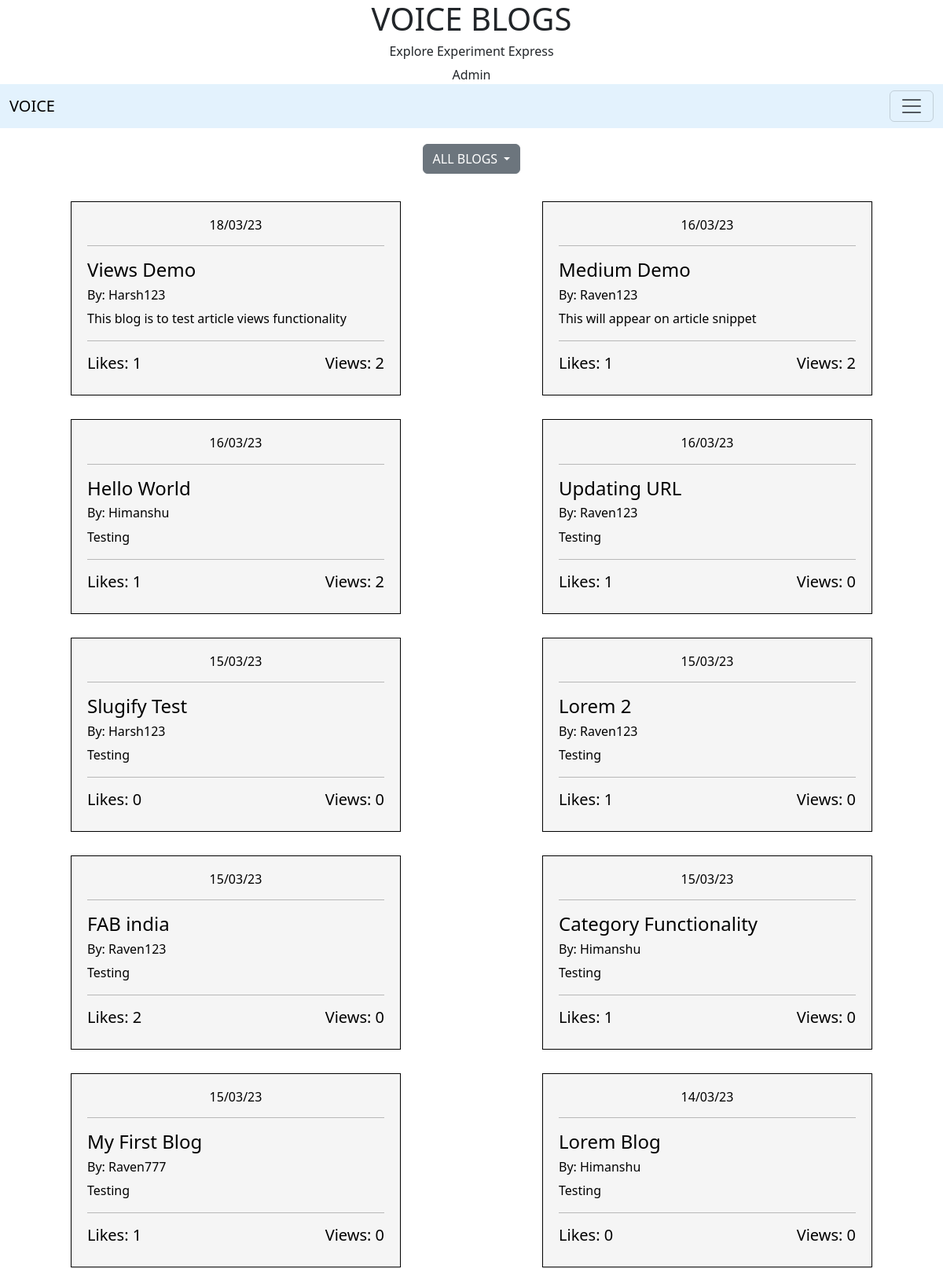
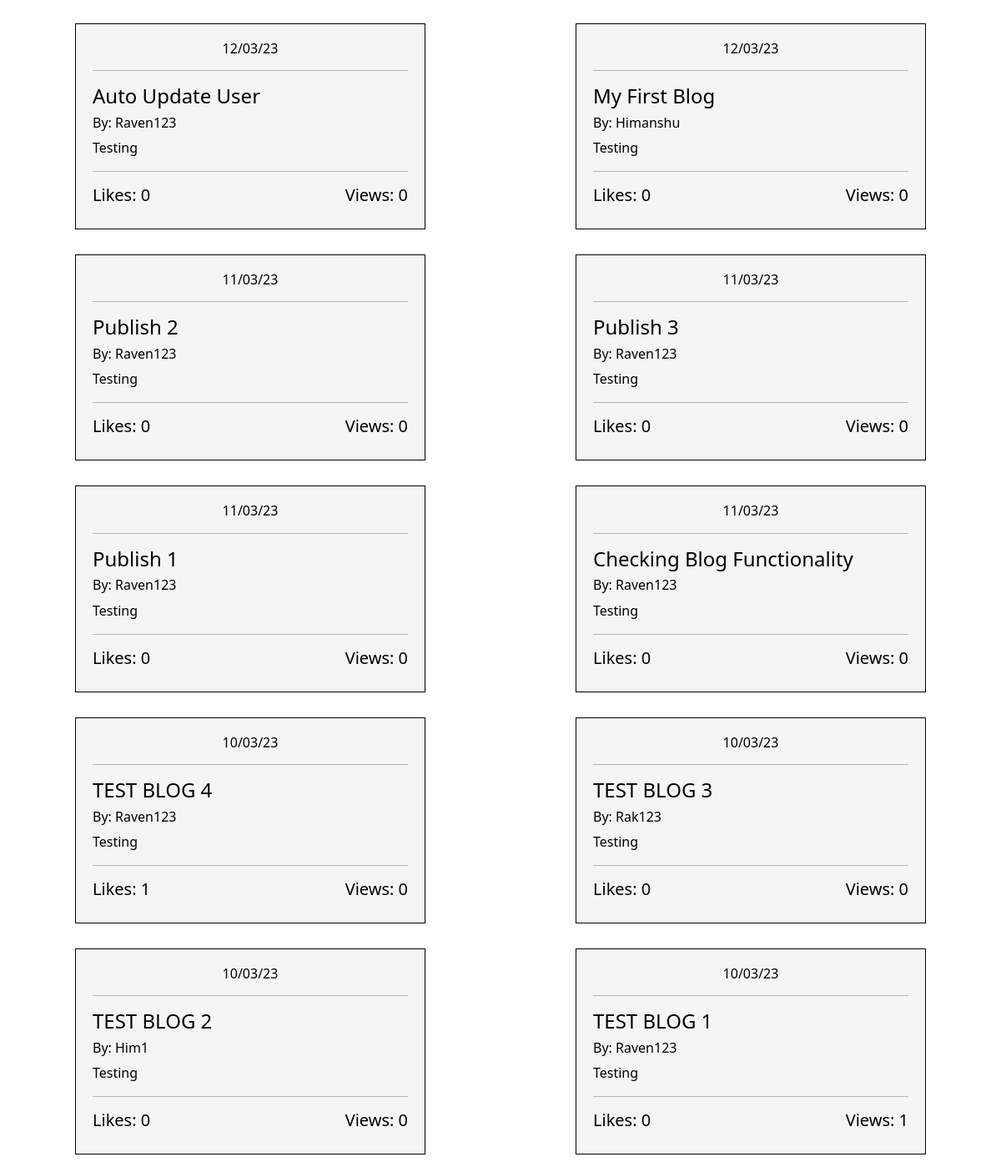
Before: / with the older database file (2 pictures, top to bottom).
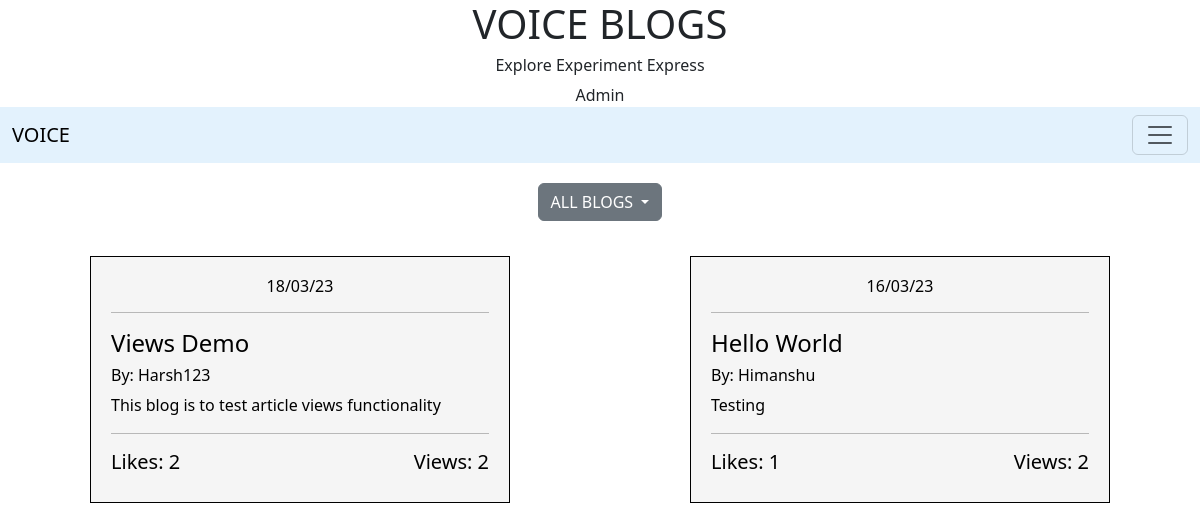
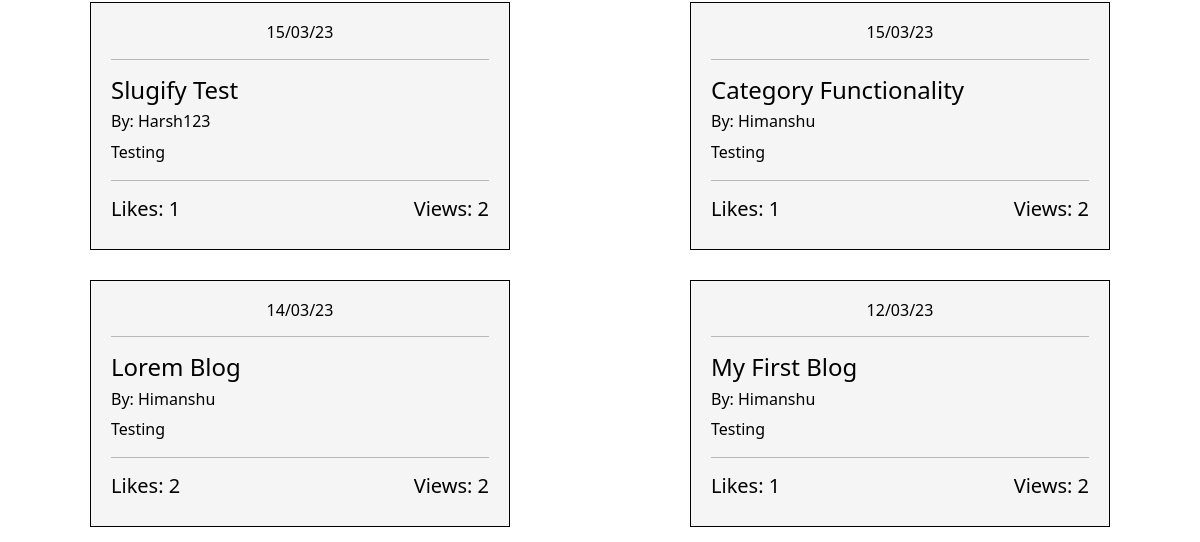
After: the same page with the newer database file (2 pictures, top to bottom).
### user/models.py (models this page shows, shortened)
class Blog(models.Model):
    title = models.CharField(max_length=50)
    content = RichTextField(blank=True, null=True)
    title_tag = models.CharField(max_length=50)
    publish_date = models.DateTimeField(blank=True, null=True)
    author = models.ForeignKey(User, on_delete=models.CASCADE)
    category = models.CharField(max_length=40)
    likes = models.ManyToManyField(User, related_name="blog_likes")
    views = models.ManyToManyField(User, related_name="blog_views")
    snippet = models.TextField(max_length=100)
    class Meta:
        ordering = ['-publish_date']
    def total_likes(self):
        return self.likes.count()
    def total_views(self):
        return self.views.count()

### main/views.py (the view)
# urls.py: path('',views.HomePage.as_view(), name='home'),
class HomePage(generic.ListView):
    model = Blog
    context_object_name = 'blogs'
    template_name = 'main/home.html'
    def get_context_data(self,*args, **kwargs):
        contex =  super(HomePage,self).get_context_data(*args,**kwargs)
        contex['cat_list'] = Category.objects.all()
        return contex
    def get_queryset(self, *args,**kwargs):
        return Blog.objects.all().filter(publish_date__isnull=False).order_by('-publish_date')

### user/templatetags/my_filters.py (called while the page is built)
@register.filter
def test(obj):
    return obj.total_likes()

@register.filter
def views_count(obj):
    return obj.total_views()

### templates/main/home.html
<!DOCTYPE html>
{% extends 'main/base.html'%}
{% load my_filters %}
{% block body_block %}
{% include 'main/category_list.html' %}
    <div class="blogs">
        {% for blog in blogs %}
        <div class="blog container-fluid">
            <a href="{% url 'blog-detail' blog.pk %}">
            <h6 class="text-center">{{blog.publish_date|date:"d/m/y"}}</h6>
            <hr>
                <h4>{{blog.title}}</h4>
                <h6>By: {{blog.author.username}}</h6>
                <p>{{ blog.snippet }}</p>
                <hr>
                <div class="lV">
                    <h5>
                        Likes: {{ blog|test }}
                    </h5>
                    <h5>
                        Views: {{ blog|views_count }}
                    </h5>
                </div>
            </a>
        </div>
        {% endfor %}
    </div>
{% endblock %}

### templates/main/base.html (shortened to what this page needs)
<!DOCTYPE html>
<html lang="en">
<head>
    <link rel="stylesheet" href="https://cdn.jsdelivr.net/npm/bootstrap@5.3.0-alpha1/dist/css/bootstrap.min.css">
    <link rel="stylesheet" href="/static/css/base.css">
</head>
<body>
  <div class="container text-center" id="voice">
    <h1>VOICE BLOGS</h1>
    <h6>Explore Experiment Express</h6>
    <a class="nav-link" href="/admin">Admin</a>
  </div>
  <nav class="navbar  sticky-top" style="background-color: #e3f2fd;">
    <div class="container-fluid" >
      <div>
        <a class="navbar-brand" href="{% url 'main:home' %}">VOICE</a>
      </div>
      <button class="navbar-toggler" type="button" data-bs-toggle="offcanvas" data-bs-target="#offcanvasDarkNavbar" aria-controls="offcanvasDarkNavbar">
        <span class="navbar-toggler-icon"></span>
      </button>
    </div>
  </nav>
    {% block body_block%}
    {% endblock%}
</body>
</html>

### templates/main/category_list.html (shortened to what this page needs)
<div class="dropdown text-center"style="margin: 20px;">
    <button class="btn btn-secondary dropdown-toggle" type="button" data-bs-toggle="dropdown" aria-expanded="false">
      {%if category%}
      {{category|title}}
      {% else %}
      ALL BLOGS
      {%endif%}
    </button>
  </div>

### static/css/base.css (style rules this page uses)
.blog { border: 1px solid black; background-color: whitesmoke; margin-top: 15px; margin-bottom: 15px; width: 70%; padding: 20px; display: flex; flex-direction: column; justify-content: space-between; }
.blog a { text-decoration: none; color: black; }
.blogs { display: grid; grid-template-columns: repeat(2,minmax(0, 1fr)); }
.lV { display: flex; justify-content: space-between; }

Changed rows visible on the page:
removed Blog: publish_date "16/03/23", title "Medium Demo", author.username "Raven123", snippet "This will appear on article snippet", id "1", id "2"
removed Blog: publish_date "16/03/23", title "Updating URL", author.username "Raven123", snippet "Testing", id "1", id "0"
removed Blog: publish_date "15/03/23", title "Lorem 2", author.username "Raven123", snippet "Testing", id "1", id "0"
removed Blog: publish_date "15/03/23", title "FAB india", author.username "Raven123", snippet "Testing", id "2", id "0"
removed Blog: publish_date "15/03/23", title "My First Blog", author.username "Raven777", snippet "Testing", id "1", id "0"
removed Blog: publish_date "12/03/23", title "Auto Update User", author.username "Raven123", snippet "Testing", id "0"
removed Blog: publish_date "11/03/23", title "Publish 2", author.username "Raven123", snippet "Testing", id "0"
removed Blog: publish_date "11/03/23", title "Publish 3", author.username "Raven123", snippet "Testing", id "0"
removed Blog: publish_date "11/03/23", title "Publish 1", author.username "Raven123", snippet "Testing", id "0"
removed Blog: publish_date "11/03/23", title "Checking Blog Functionality", author.username "Raven123", snippet "Testing", id "0"
removed Blog: publish_date "10/03/23", title "TEST BLOG 4", author.username "Raven123", snippet "Testing", id "1", id "0"
removed Blog: publish_date "10/03/23", title "TEST BLOG 3", author.username "Rak123", snippet "Testing", id "0"
removed Blog: publish_date "10/03/23", title "TEST BLOG 2", author.username "Him1", snippet "Testing", id "0"
removed Blog: publish_date "10/03/23", title "TEST BLOG 1", author.username "Raven123", snippet "Testing", id "0", id "1"
computed for Blog "Views Demo": id "1" → "2"
computed for Blog "Slugify Test": id "0" → "1"; id "0" → "2"
computed for Blog "Category Functionality": id "0" → "2"
computed for Blog "Lorem Blog": id "0" → "2"
computed for Blog "My First Blog": id "0" → "1"; id "0" → "2"
